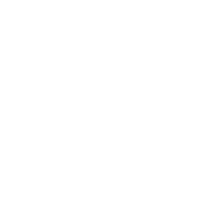
Frame 1 (no input)
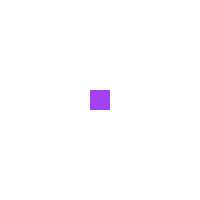
Frame 60 (the mouse pressed at the canvas centre just before this capture)
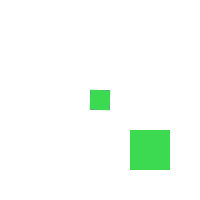
Frame 120 (the mouse held since frame 60 and released just before this capture)

The Processing sketch that drew these frames (run headless with seeded random() and noise(); from frame 60 on, the mouse is pressed at the canvas centre):

// Processing sketch: processing_119677
// ── processing_119677.pde

int colorChange; //in milliseconds (1000 = 1 sec)
int angleChange;
int hourChange;
float angleA = 0;
float angleB = 0;

void setup() {
  background(255);
  size(200, 200);
  rectMode(CENTER);
  fill(random(255), random(255), random(255));
  noStroke();
}

void draw() {

   
   
    
    
    
    if (millis() > 1000 + angleChange) {   
    translate(width/2, height/2);
    rotate(angleA/3);
    rect (0, 0, 20, 20); 
    angleA += 0.1;
    angleChange = millis();
    
     if (millis() > 500 + colorChange) {
    fill(random(255), random(255), random(255));
    colorChange = millis();
   }
    
  }
  
  
  if (millis() > 2000 + hourChange) {  
    pushMatrix();
//    translate(0, 0);
    
    translate(width/2, height/2);
    rotate(angleB/4);
    rect (50, 50, 40, 40); 
    angleB += 1;
    hourChange = millis();
    popMatrix();  
    
  }
    
  
}
